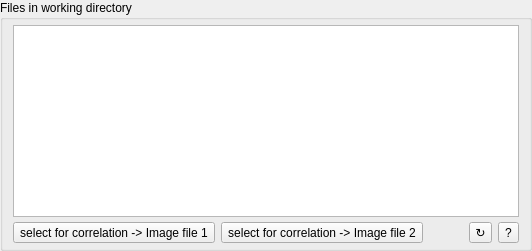
     <widget class="QGroupBox" name="Filebrowser">
      <property name="title">
       <string>Files in working directory</string>
      </property>
      <layout class="QVBoxLayout" name="verticalLayout">
       <property name="spacing">
        <number>5</number>
       </property>
       <property name="leftMargin">
        <number>10</number>
       </property>
       <property name="topMargin">
        <number>5</number>
       </property>
       <property name="rightMargin">
        <number>10</number>
       </property>
       <property name="bottomMargin">
        <number>5</number>
       </property>
       <item>
        <widget class="QListWidget" name="listWidget_WorkingDir"/>
       </item>
       <item>
        <layout class="QHBoxLayout" name="horizontalLayout_8">
         <property name="spacing">
          <number>6</number>
         </property>
         <item>
          <widget class="QToolButton" name="toolButton_selectAsImage1">
           <property name="text">
            <string>select for correlation -&gt; Image file 1</string>
           </property>
          </widget>
         </item>
         <item>
          <widget class="QToolButton" name="toolButton_selectAsImage2">
           <property name="text">
            <string>select for correlation -&gt; Image file 2</string>
           </property>
          </widget>
         </item>
         <item>
          <spacer name="horizontalSpacer_2">
           <property name="orientation">
            <enum>Qt::Horizontal</enum>
           </property>
           <property name="sizeHint" stdset="0">
            <size>
             <width>40</width>
             <height>20</height>
            </size>
           </property>
          </spacer>
         </item>
         <item>
          <widget class="QToolButton" name="toolButton_FileListReload">
           <property name="maximumSize">
            <size>
             <width>23</width>
             <height>21</height>
            </size>
           </property>
           <property name="toolTip">
            <string>Reload</string>
           </property>
           <property name="statusTip">
            <string>Reload</string>
           </property>
           <property name="whatsThis">
            <string/>
           </property>
           <property name="accessibleName">
            <string/>
           </property>
           <property name="accessibleDescription">
            <string/>
           </property>
           <property name="text">
            <string>↻</string>
           </property>
          </widget>
         </item>
         <item>
          <widget class="QToolButton" name="toolButton_FileListHelp">
           <property name="text">
            <string>?</string>
           </property>
          </widget>
         </item>
        </layout>
       </item>
      </layout>
     </widget>
